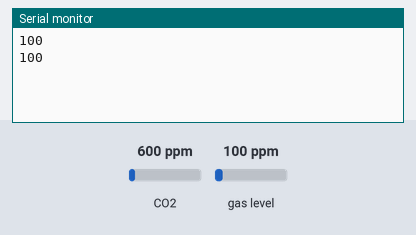
A sketch run on a simulated Arduino Uno, built with avr-gcc and run on an emulated ATmega328P. Shown: the last lines printed to the serial monitor. The test bench sets the inputs (shaded band); at power-on: gas level 100 ppm, CO2 600 ppm.

Above: at 1.8 s.
1.9 s: gas level set to 20 ppm
At 2.8 s:
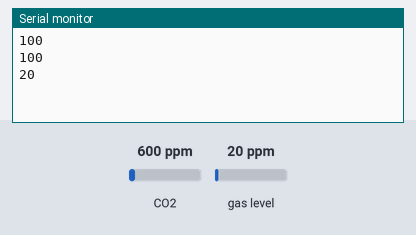
3.4 s: gas level set to 250 ppm
At 4.5 s:
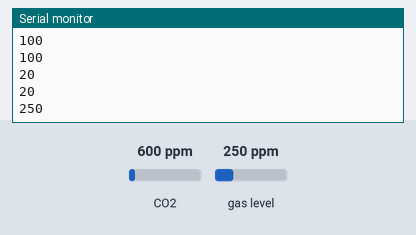
Timing chart, 0 to 6.4 s (numbered marks = the images above; inputs shaded):
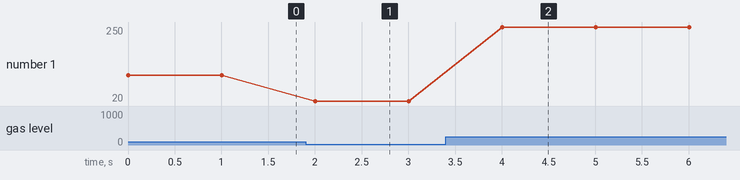

Measured:
- after the input at 1.9 s, the serial monitor: prints a new line after 0.10 s (image 1)
- after the input at 3.4 s, the serial monitor: prints a new line after 0.61 s (image 2)
- plotted number 1: 100 → 20 after the input at 1.9 s, 20 → 250 after the input at 3.4 s

The sketch:

set_baseline_sgp_hc.ino
```cpp
#include <Adafruit_BusIO_Register.h>
#include <Adafruit_I2CDevice.h>
#include <Adafruit_I2CRegister.h>
#include <Adafruit_SPIDevice.h>

#include <Wire.h>
#include "Adafruit_SGP30.h"

Adafruit_SGP30 sgp;

/* return absolute humidity [mg/m^3] with approximation formula
* @param temperature [째C]
* @param humidity [%RH]
*/
uint32_t getAbsoluteHumidity(float temperature, float humidity) {
    // approximation formula from Sensirion SGP30 Driver Integration chapter 3.15
    const float absoluteHumidity = 216.7f * ((humidity / 100.0f) * 6.112f * exp((17.62f * temperature) / (243.12f + temperature)) / (273.15f + temperature)); // [g/m^3]
    const uint32_t absoluteHumidityScaled = static_cast<uint32_t>(1000.0f * absoluteHumidity); // [mg/m^3]
    return absoluteHumidityScaled;
}

void setup() {
  Serial.begin(9600);
  while (!Serial) { delay(10); } // Wait for serial console to open!

  //Serial.println("SGP30 test");

  if (! sgp.begin()){
  //  Serial.println("Sensor not found :(");
    while (1);
  }
  //Serial.print("Found SGP30 serial #");
  //Serial.print(sgp.serialnumber[0], HEX);
  //Serial.print(sgp.serialnumber[1], HEX);
 // Serial.println(sgp.serialnumber[2], HEX);

  // If you have a baseline measurement from before you can assign it to start, to 'self-calibrate'
  sgp.setIAQBaseline(0x8E68, 0x8021);  // Will vary for each sensor!
}

int counter = 0;
void loop() {
  // If you have a temperature / humidity sensor, you can set the absolute humidity to enable the humditiy compensation for the air quality signals
  //float temperature = 22.1; // [째C]
  //float humidity = 45.2; // [%RH]
  //sgp.setHumidity(getAbsoluteHumidity(temperature, humidity));

  if (! sgp.IAQmeasure()) {
 //   Serial.println("Measurement failed");
    return;
  }
 // Serial.print("TVOC ");
  Serial.println(sgp.TVOC);
 // Serial.print(" ppb\t");
  //Serial.print("eCO2 "); Serial.print(sgp.eCO2); Serial.println(" ppm");

  if (! sgp.IAQmeasureRaw()) {
 //   Serial.println("Raw Measurement failed");
    return;
  }
 // Serial.print("Raw H2 "); Serial.print(sgp.rawH2); Serial.print(" \t");
 // Serial.print("Raw Ethanol "); Serial.print(sgp.rawEthanol); Serial.println("");

  delay(1000);

  counter++;
  if (counter == 30) {
    counter = 0;

    uint16_t TVOC_base, eCO2_base;
    if (! sgp.getIAQBaseline(&eCO2_base, &TVOC_base)) {
   //   Serial.println("Failed to get baseline readings");
      return;
    }
  //  Serial.print("****Baseline values: eCO2: 0x"); Serial.print(eCO2_base, HEX);
 //   Serial.print(" & TVOC: 0x"); Serial.println(TVOC_base, HEX);
  }
}
```
